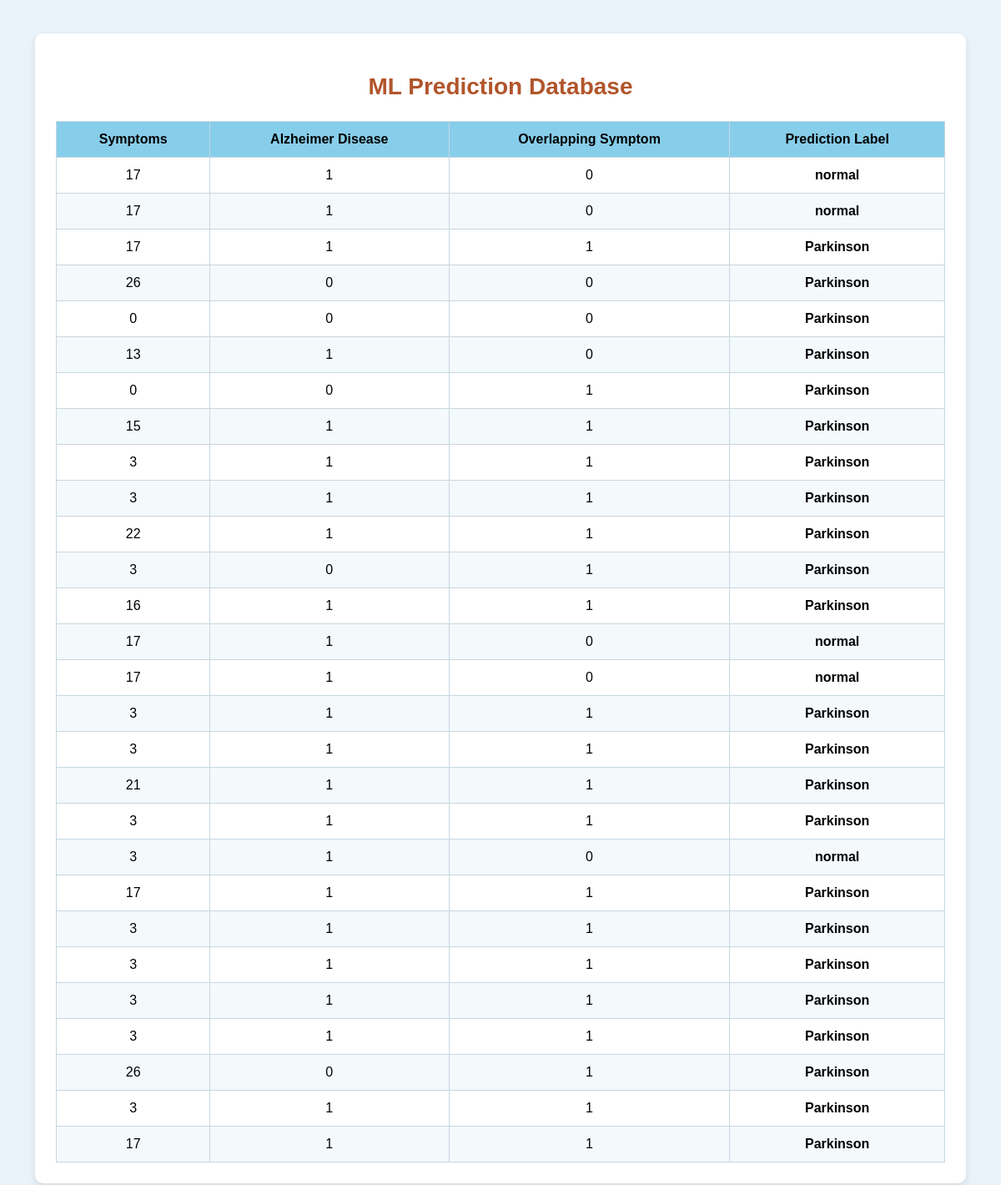
/mlDatabase/, run on the app's committed database.
### App/models.py (models this page shows, shortened)
class Patient_info(models.Model):
    symptoms = models.IntegerField()
    Alzheimer_Disease = models.IntegerField()
    Overlapping_Symptom = models.IntegerField()
    label = models.CharField(max_length=100)

### App/views.py (the view)
# urls.py: path('mlDatabase/',views.mlDatabase,name='ml_Database'),
def mlDatabase(request):
    records = Patient_info.objects.all().order_by('-id')
    return render(request, 'app/ml database.html', {'records': records})

### App/templates/app/ml database.html (shortened to what this page needs)
<html>
{% block content %}
<body>
<div class="db-container">
    <h2>ML Prediction Database</h2>
    <table>
        <thead>
            <tr>
                <th>Symptoms</th>
                <th>Alzheimer Disease</th>
                <th>Overlapping Symptom</th>
                <th>Prediction Label</th>
            </tr>
        </thead>
        <tbody>
            {% for r in records %}
            <tr>
                <td>{{ r.symptoms }}</td>
                <td>{{ r.Alzheimer_Disease }}</td>
                <td>{{ r.Overlapping_Symptom }}</td>
                <td><strong>{{ r.label }}</strong></td>
            </tr>
            {% empty %}
            <tr>
                <td colspan="5" class="no-records">No records found</td>
            </tr>
            {% endfor %}
        </tbody>
    </table>
</div>
</body>
</html>
{% endblock %}

### App/templates/app/ml database.html (style rules this page uses)
body { background: #e9f3f9; font-family: Arial, sans-serif; }
.db-container { width: 90%; margin: auto; margin-top: 40px; background: #ffffff; padding: 25px; border-radius: 10px; box-shadow: 0 4px 10px rgba(0,0,0,0.1); }
h2 { text-align: center; margin-bottom: 25px; color: #b1552b; font-size: 28px; font-weight: bold; }
table { width: 100%; border-collapse: collapse; }
table thead { background-color: skyblue; color: black; }
table th, table td { padding: 12px; border: 1px solid #c7d7e0; text-align: center; font-size: 16px; }
table tr:nth-child(even) { background: #f4f9fc; }

### data on the page
Patient_info: symptoms "17", Alzheimer_Disease "1", Overlapping_Symptom "0", label "normal"
Patient_info: symptoms "17", Alzheimer_Disease "1", Overlapping_Symptom "0", label "normal"
Patient_info: symptoms "17", Alzheimer_Disease "1", Overlapping_Symptom "1", label "Parkinson"
Patient_info: symptoms "26", Alzheimer_Disease "0", Overlapping_Symptom "0", label "Parkinson"
Patient_info: symptoms "0", Alzheimer_Disease "0", Overlapping_Symptom "0", label "Parkinson"
Patient_info: symptoms "13", Alzheimer_Disease "1", Overlapping_Symptom "0", label "Parkinson"
Patient_info: symptoms "0", Alzheimer_Disease "0", Overlapping_Symptom "1", label "Parkinson"
Patient_info: symptoms "15", Alzheimer_Disease "1", Overlapping_Symptom "1", label "Parkinson"
Patient_info: symptoms "3", Alzheimer_Disease "1", Overlapping_Symptom "1", label "Parkinson"
Patient_info: symptoms "3", Alzheimer_Disease "1", Overlapping_Symptom "1", label "Parkinson"
Patient_info: symptoms "22", Alzheimer_Disease "1", Overlapping_Symptom "1", label "Parkinson"
Patient_info: symptoms "3", Alzheimer_Disease "0", Overlapping_Symptom "1", label "Parkinson"
Patient_info: symptoms "16", Alzheimer_Disease "1", Overlapping_Symptom "1", label "Parkinson"
Patient_info: symptoms "17", Alzheimer_Disease "1", Overlapping_Symptom "0", label "normal"
Patient_info: symptoms "17", Alzheimer_Disease "1", Overlapping_Symptom "0", label "normal"
Patient_info: symptoms "3", Alzheimer_Disease "1", Overlapping_Symptom "1", label "Parkinson"
Patient_info: symptoms "3", Alzheimer_Disease "1", Overlapping_Symptom "1", label "Parkinson"
Patient_info: symptoms "21", Alzheimer_Disease "1", Overlapping_Symptom "1", label "Parkinson"
Patient_info: symptoms "3", Alzheimer_Disease "1", Overlapping_Symptom "1", label "Parkinson"
Patient_info: symptoms "3", Alzheimer_Disease "1", Overlapping_Symptom "0", label "normal"
Patient_info: symptoms "17", Alzheimer_Disease "1", Overlapping_Symptom "1", label "Parkinson"
Patient_info: symptoms "3", Alzheimer_Disease "1", Overlapping_Symptom "1", label "Parkinson"
Patient_info: symptoms "3", Alzheimer_Disease "1", Overlapping_Symptom "1", label "Parkinson"
Patient_info: symptoms "3", Alzheimer_Disease "1", Overlapping_Symptom "1", label "Parkinson"
Patient_info: symptoms "3", Alzheimer_Disease "1", Overlapping_Symptom "1", label "Parkinson"
Patient_info: symptoms "26", Alzheimer_Disease "0", Overlapping_Symptom "1", label "Parkinson"
Patient_info: symptoms "3", Alzheimer_Disease "1", Overlapping_Symptom "1", label "Parkinson"
Patient_info: symptoms "17", Alzheimer_Disease "1", Overlapping_Symptom "1", label "Parkinson"
